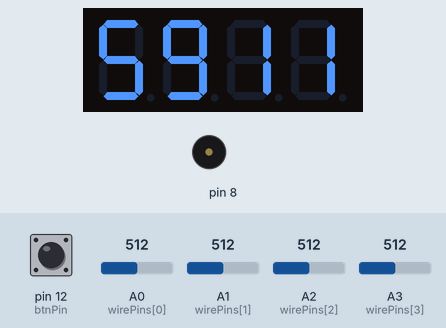
This sketch was run on a simulated Arduino Uno, built with avr-gcc and run on an emulated ATmega328P. On the bench: 4-digit seven-segment display, buzzer (waves = sounding). Inputs (shaded band) come from the test bench; at power-on: A1 (wirePins[1]) = 512, A0 (wirePins[0]) = 512, pin 12 (btnPin) HIGH, A2 (wirePins[2]) = 512, A3 (wirePins[3]) = 512.

Above: at 1.2 s.
1.3 s: A1 (wirePins[1]) set to 991
2.8 s: A1 (wirePins[1]) set to 1018
At 3.5 s:
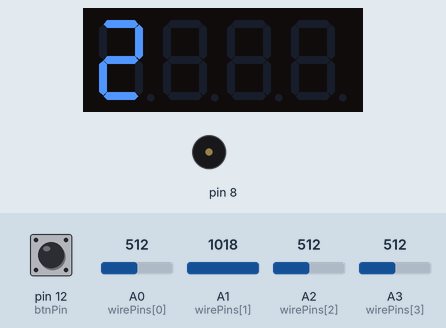
5.4 s: A0 (wirePins[0]) set to 1010
At 7.9 s:
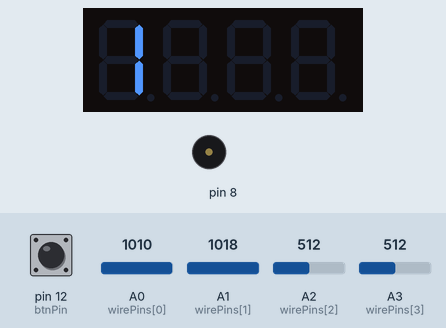
8.0 s: pin 12 (btnPin) pulled LOW for 0.15 s
Timing chart, 0 to 10.6 s (numbered marks = the images above; inputs shaded):
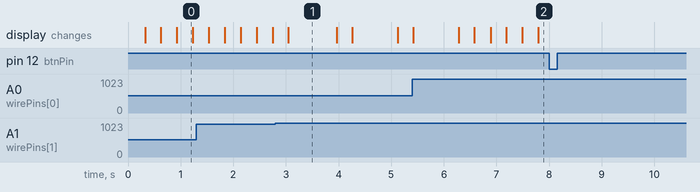

Measured:
- after the input at 5.4 s, the display: first differs from a run without the input after 1.2 s (image 2)
- after the input at 8.0 s, every drawn part: stays the same
- what the display in image 1 shows lasts 1.0 s, from 3.0 s to 4.0 s

The sketch:

FourStageBuzzWire.ino
```cpp
/*
Four Stage Buzz Wire game

(C) Telford Makerspace 2022, written by Andy DJ

The wire has four segments - get as far as you can to win prizes:
  Segment 1: No prize
          2: A sticker
          3: Keyfob, badge, pen, gummies, etc.
          4: Top prize - electronics kit, 3D pen, etc.

Rules.
1. Push START button to begin.
2. You have 60 seconds to move the wand to the end of the buzz
wire, without touching it. If your time runs out, you get ONE buzz and no prize.
3. If you get to the end YOU MUST touch the wire to register your win.
4. If you touch the wire, the buzzer will sound and show the
segment of the wire that you touched it on, and a prize is
allocated depending on how far you got.

Electronics:

Analog pins 0-3 are connected to the four segments, with a 10k pull-down resistor
and the electrode wand is connected to 5V. When in play, the game senses contact
with each of the segments by scanning the analog pins for voltage.

A pezio sounder is attached to pin 8 and ground.

A push button is connected between pin 12 and 13: pin 13 is set
HIGH and the game waits for a push on the button, taking pin 12
HIGH (it's held low by a 10k pull-down resistor).

A TM1637 4-digit 7-segment tube display is connected on pins 2 (CLK) and
3 (DIO), +5V, and ground, and is used to display the timeout milliseconds
remaining, and the segment where contact was made.

Wiring:

Arduino
=======

5V  RED - Display VCC
3V3
5V  WHT (4 conductor flex) - Wand electrode
GND BRN - Display GND
GND BLK - Buzz wire board ground to Black wire

A0  GRN - Buzz wire board segment 1 to Green wire
A1  PNK - Buzz wire board segment 2 to Pink wire
A2  BLU - Buzz wire board segment 3 to Blue wire
A3  RED - Buzz wire board segment 4 to Red wire

0
1
2   YEL - Display CLK
3   ORG - Display DIO
4
5
6
7
8   RED - Buzzer
9
10
11
12  GRY - Buzz wire board segment 3 to Grey wire
13  WHT - Buzz wire board segment 3 to White wire
GND BLK - Buzzer

Buzz wire board
===============

Left-hand side connects to buzz wire segments and start switch
Right-hand side connects to Arduino

1 RED - Buzz wire segment 4
2 BLU - Buzz wire segment 3
3 PNK - Buzz wire segment 2
4 GRN - Buzz wire segment 1
5 BLK - Ground, to pull-down resistors
6 GRY - Start button
7 WHT - Start button
8

*/

#include <TM1637.h>
#define NOTE  762

// Instantiation and pins configurations
// Pin 3 - > DIO
// Pin 2 - > CLK
TM1637 tm(2, 3);

// constants won't change. They're used here to set pin numbers:
const int buttonPin = A0;     // the number of the pushbutton pin
const int btnPower =  13;      // the number of the LED pin

const byte wirePins[] = { A0,A1,A2,A3 };
const byte btnPin = 12;
const int wirePinLength = sizeof(wirePins);
const unsigned long DEADLINE = 60000;

const int IDLE = 1;
const int START = 2;
const int PLAY = 3;
const int BUZZ = 4;

// variables will change:
int state = IDLE;
int contact = 0;         // variable for reading the pushbutton status
unsigned long start;

void setup() {
//  Serial.begin(9600);
  Serial.println("Init...");
  // Switchable power for the start - because I ran out of 5V pins!
  pinMode(btnPower, OUTPUT);
  pinMode(btnPin,INPUT);
  // Supply power to the start button
  digitalWrite(btnPower,HIGH);
  // Initialise wire pins as inputs
  for (int pin=0; pin <wirePinLength; pin++) {
    pinMode(wirePins[pin], INPUT);
  }
  tm.begin();
  tm.display("RDY");
  state = IDLE;
}

int check_cont() {
  // Scan wire pins
  int pin;
  int stateRead;
  for (pin=0; pin < wirePinLength; pin++) {
    stateRead=analogRead(wirePins[pin]);
    if (stateRead>1000) {
      return(pin+1);
    }
  }
  return(0);
}

void buzz() {

  Serial.println("buzz");
  for (int n=0;n<100;n++) {
    tone(8,NOTE,4);
    noTone(8);
    delay(3);
  }
  delay(250);

}

void loop() {
  unsigned long elapsed;
  int n;
  //Serial.print("state:"); Serial.println(state);
  switch (state){
    case IDLE:
//      Serial.println(digitalRead(btnPin));
      while (digitalRead(btnPin) == LOW) {
        // Wait for button to be released
        while (digitalRead(btnPin) == HIGH) {
          delay(1);
        }
      }
      state = START;
      break;
    case START:
      tm.display("0000");
      start = millis();
      contact = 0;
      state = PLAY;
      break;
    case PLAY:
      elapsed = millis() - start;
      contact=check_cont();
      tm.display(DEADLINE - elapsed,false,true);
      if (elapsed > DEADLINE) {
        Serial.println("TIMEOUT");
        state = BUZZ;
      } else if (contact != 0 ){
        Serial.println("CONTACT");
        state = BUZZ;
      }
      break;
    case BUZZ:
      tm.clearScreen();
      tm.display(contact);
      buzz();
      for (n=1; n < contact; n++) {
        buzz();
      }
      tm.display(contact);
      state = IDLE;
      break;
  }
}
```
